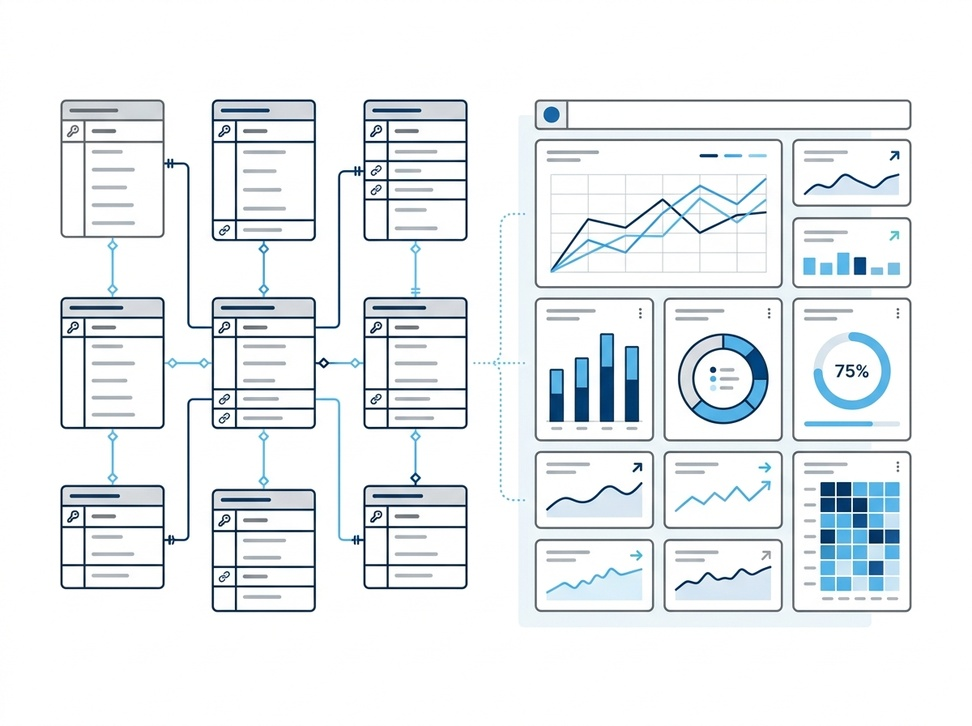
#> input picture assets/hero_slide2.jpg, 972 x 726 px, shrunk from 1200 x 896 before the run, given in place of media__1783634748650.jpg, which was not available
$ python pad_flutter_to_16_9.py
#> lines starting #> are read from the running program, lines starting #| are printed output that depends on the picture
from PIL import Image

# Open the original image
img_path = r"C:\Users\Mohamed\.gemini\antigravity\brain\76064903-6916-4b75-956b-4b8d945ec252\media__1783634748650.jpg"
img = Image.open(img_path)
#> img is the input picture: PIL image 972x726 RGB; mean R, G, B 234.8, 238.7, 241.1
width, height = img.size
#> width = 972; height = 726

# Sample background color from the left edge (near middle-left)
bg_color = img.getpixel((5, height // 2))
#> bg_color = (255, 255, 255)
print(f"Sampled left-edge background color: {bg_color}")
#| Sampled left-edge background color: (255, 255, 255)

# Calculate target width for 16:9 aspect ratio (784 x 441)
target_width = int(height * 16 / 9)
#> target_width = 1290
print(f"Original size: {width}x{height}")
#| Original size: 972x726
print(f"Target size: {target_width}x{height}")
#| Target size: 1290x726

# Create new image with sampled background color
new_img = Image.new("RGB", (target_width, height), bg_color)
#> new_img: PIL image 1290x726 RGB; every value is 255

# Paste the original image in the horizontal center
x_offset = (target_width - width) // 2
#> x_offset = 159
new_img.paste(img, (x_offset, 0))
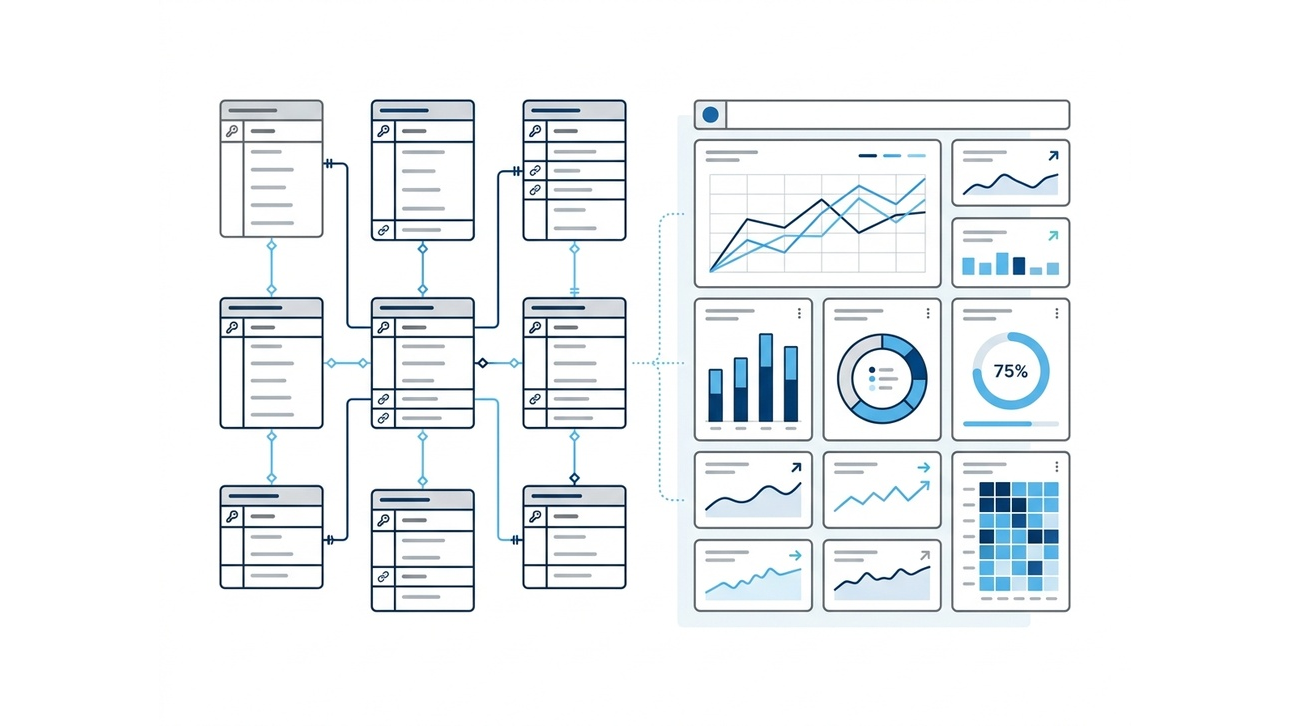
#> new_img: PIL image 1290x726 RGB; mean R, G, B 239.8, 242.7, 244.5

# Save the padded image to the assets folder directly
out_path = "assets/intern_flutter.jpg"
new_img.save(out_path, "JPEG", quality=95)
print("Image successfully padded and saved to assets/intern_flutter.jpg!")

$ run again, on assets/hero_slide3.jpg
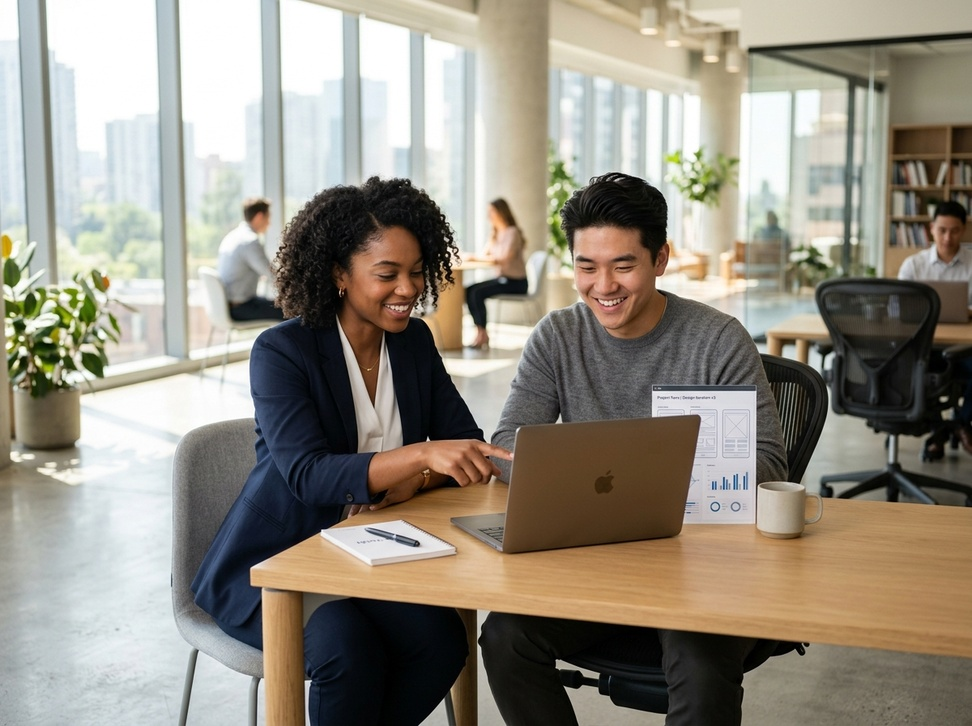
#> input picture assets/hero_slide3.jpg, 972 x 726 px, shrunk from 1200 x 896 before the run, given in place of media__1783634748650.jpg, which was not available
#> img is the input picture: PIL image 972x726 RGB; mean R, G, B 148.1, 141.9, 129.6
#> bg_color = (165, 154, 124)
#| Sampled left-edge background color: (165, 154, 124)
#| Original size: 972x726
#| Target size: 1290x726
#> `new_img = Image.new("RGB", (target_width, height), bg_color)`:
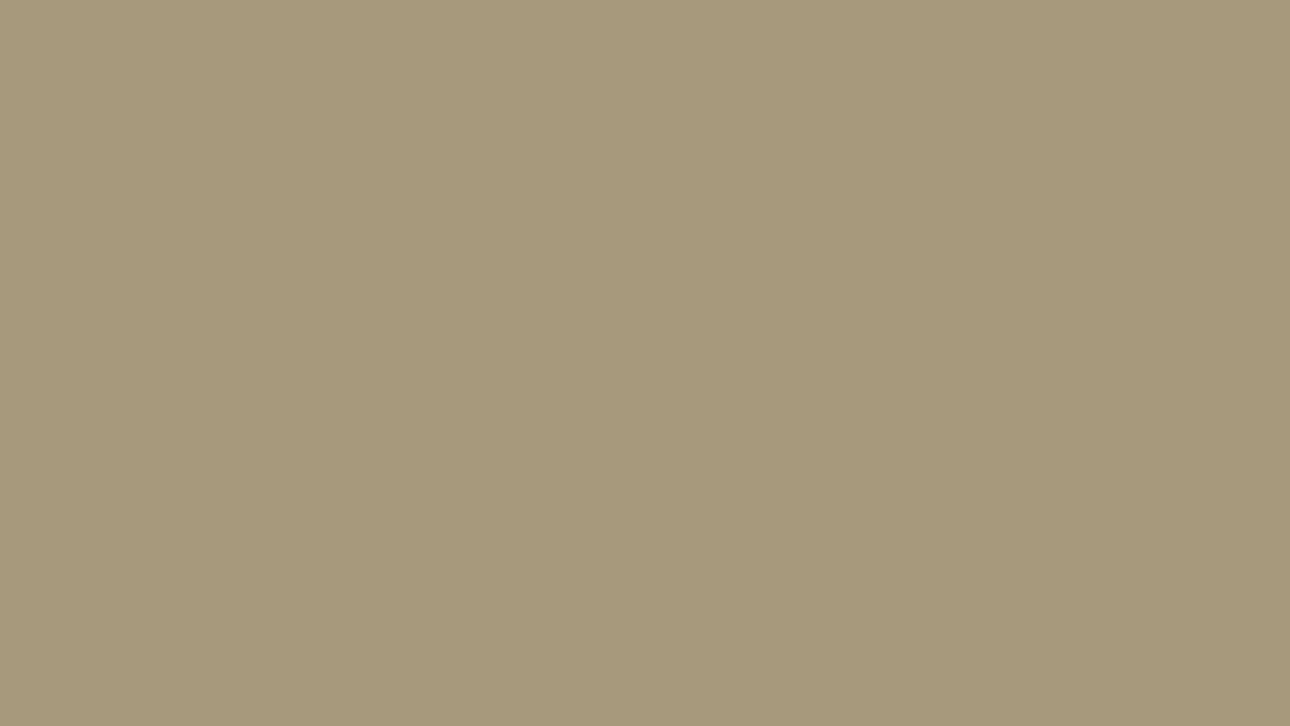
#> new_img: PIL image 1290x726 RGB; mean R, G, B 165, 154, 124
#> `new_img.paste(img, (x_offset, 0))`:
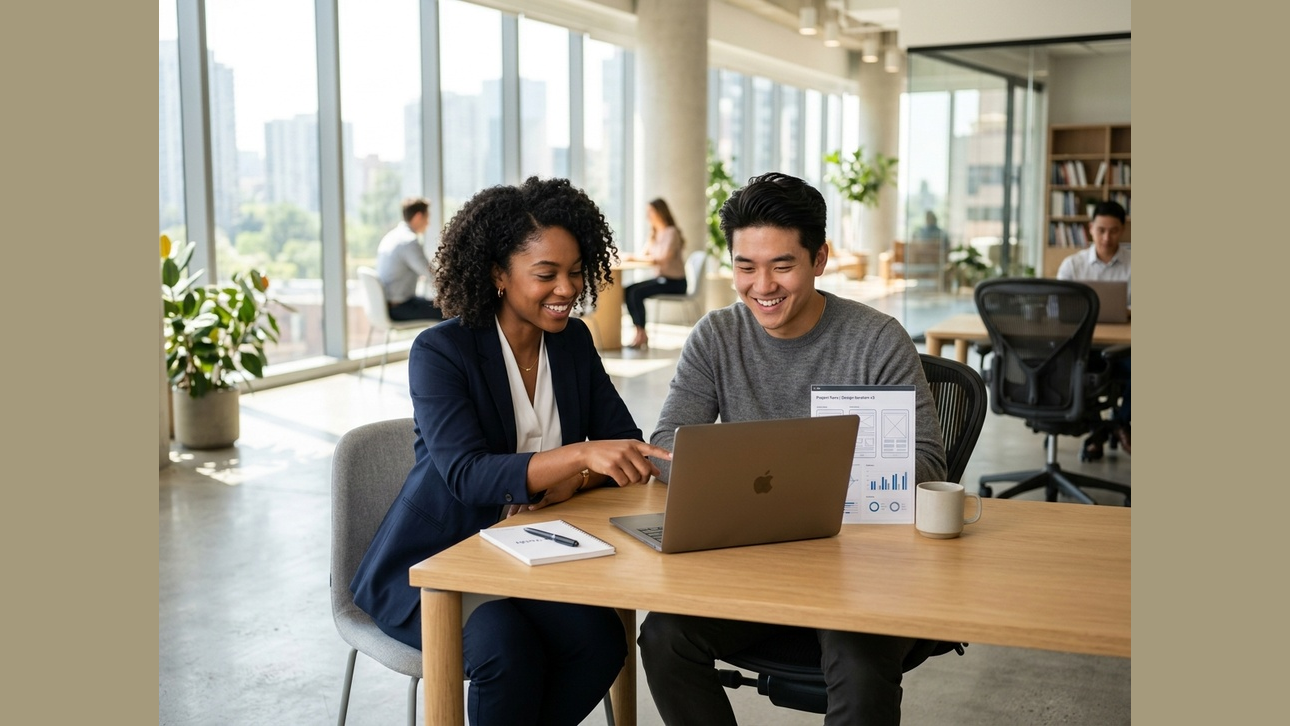
#> new_img: PIL image 1290x726 RGB; mean R, G, B 152.3, 144.9, 128.2
